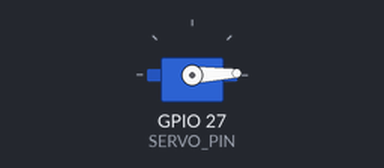
Simulated run of this sketch. Board: ESP32. On the bench: servo. What the sketch prints to the serial monitor is not drawn.

Above: at 1.05 s.
At 2.4 s:
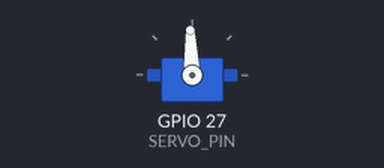
At 3.8 s:
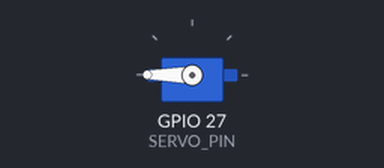
At 6.6 s:
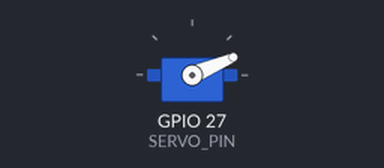
Timing chart, 0 to 9.4 s (numbered marks = the images above):
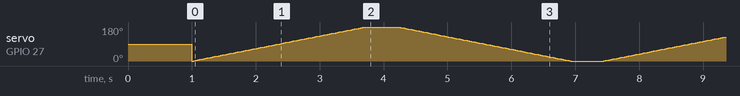

The sketch:

servo-test.ino
```cpp
#include <Arduino.h>
#include <ESP32Servo.h>

Servo testServo;

const int SERVO_PIN = 27;   // Base servo

void setup() {
  Serial.begin(115200);

  testServo.attach(SERVO_PIN, 500, 2500);

  Serial.println("Servo Test Started");

  testServo.write(90);
  delay(1000);
}

void loop() {

  // Move 0° → 180°
  for (int angle = 0; angle <= 180; angle++) {
    testServo.write(angle);
    delay(15);
  }

  delay(500);

  // Move 180° → 0°
  for (int angle = 180; angle >= 0; angle--) {
    testServo.write(angle);
    delay(15);
  }

  delay(500);
}
```
